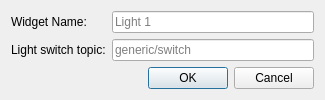
<?xml version="1.0" encoding="UTF-8"?>
<ui version="4.0">
 <class>LightSwitchWidgetSettings</class>
 <widget class="QDialog" name="LightSwitchWidgetSettings">
  <property name="geometry">
   <rect>
    <x>0</x>
    <y>0</y>
    <width>325</width>
    <height>97</height>
   </rect>
  </property>
  <property name="windowTitle">
   <string>Add Light Switch Widget</string>
  </property>
  <layout class="QGridLayout" name="gridLayout">
   <item row="2" column="0">
    <widget class="QDialogButtonBox" name="buttonBox">
     <property name="orientation">
      <enum>Qt::Horizontal</enum>
     </property>
     <property name="standardButtons">
      <set>QDialogButtonBox::Cancel|QDialogButtonBox::Ok</set>
     </property>
    </widget>
   </item>
   <item row="0" column="0">
    <layout class="QFormLayout" name="formLayout">
     <item row="1" column="0">
      <widget class="QLabel" name="label">
       <property name="text">
        <string>Light switch topic:</string>
       </property>
      </widget>
     </item>
     <item row="1" column="1">
      <widget class="QLineEdit" name="topic">
       <property name="placeholderText">
        <string>generic/switch</string>
       </property>
      </widget>
     </item>
     <item row="0" column="0">
      <widget class="QLabel" name="label_2">
       <property name="text">
        <string>Widget Name:</string>
       </property>
      </widget>
     </item>
     <item row="0" column="1">
      <widget class="QLineEdit" name="name">
       <property name="placeholderText">
        <string>Light 1</string>
       </property>
      </widget>
     </item>
    </layout>
   </item>
  </layout>
 </widget>
 <resources/>
 <connections>
  <connection>
   <sender>buttonBox</sender>
   <signal>accepted()</signal>
   <receiver>LightSwitchWidgetSettings</receiver>
   <slot>accept()</slot>
   <hints>
    <hint type="sourcelabel">
     <x>248</x>
     <y>254</y>
    </hint>
    <hint type="destinationlabel">
     <x>157</x>
     <y>274</y>
    </hint>
   </hints>
  </connection>
  <connection>
   <sender>buttonBox</sender>
   <signal>rejected()</signal>
   <receiver>LightSwitchWidgetSettings</receiver>
   <slot>reject()</slot>
   <hints>
    <hint type="sourcelabel">
     <x>316</x>
     <y>260</y>
    </hint>
    <hint type="destinationlabel">
     <x>286</x>
     <y>274</y>
    </hint>
   </hints>
  </connection>
 </connections>
</ui>
